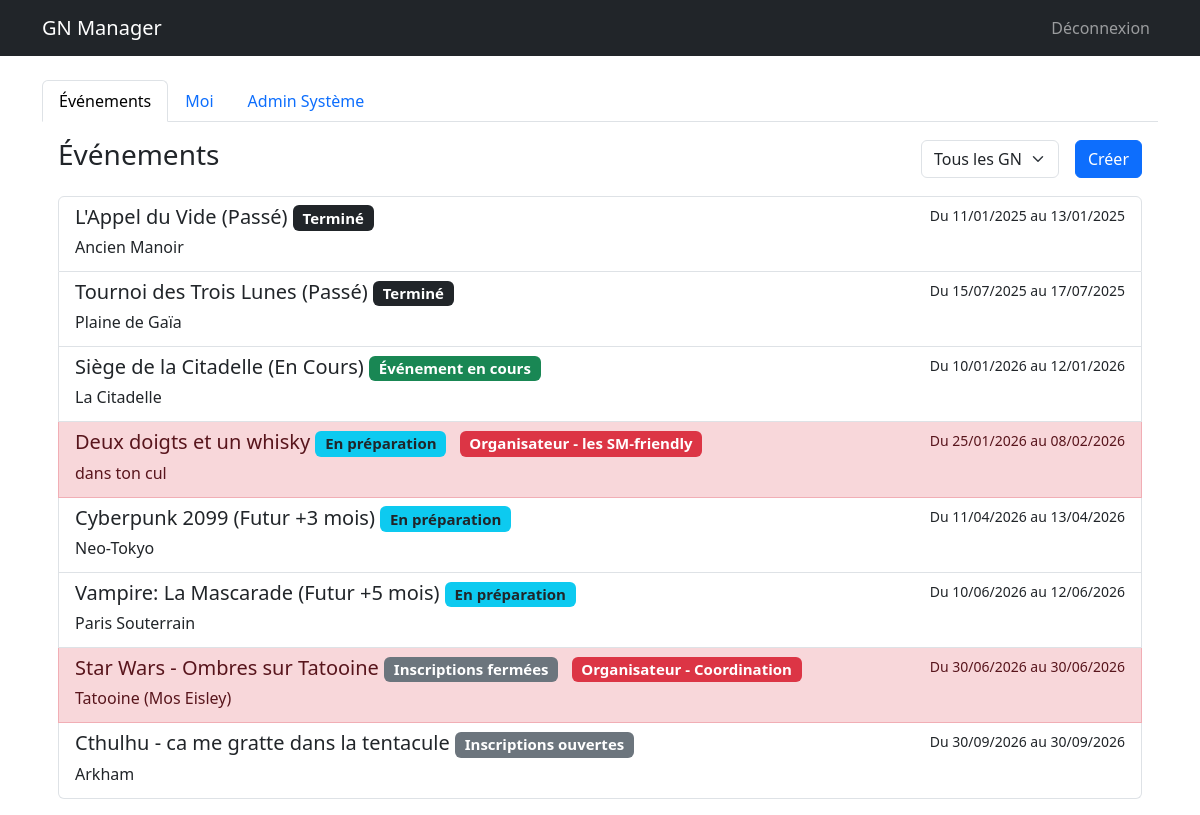
The page /dashboard (signed in) on the database its author committed.
### models.py (models this page shows)
class Event(db.Model):
    id = db.Column(db.Integer, primary_key=True)
    name = db.Column(db.String(100), nullable=False)
    description = db.Column(db.Text) # Added
    date_start = db.Column(db.DateTime, nullable=False)
    date_end = db.Column(db.DateTime, nullable=False)
    location = db.Column(db.String(200))
    background_image = db.Column(db.String(200))
    visibility = db.Column(db.String(20), default='public') # public, private
    organizer_structure = db.Column(db.String(100))
    external_link = db.Column(db.String(255)) # Added (Google Forms)
    statut = db.Column(db.String(50), default='En préparation') # Added 'statut' as per user correctness
    groups_config = db.Column(db.Text, default='{"PJ": ["Peu importe"], "PNJ": ["Peu importe"], "Organisateur": ["Peu importe"]}') # JSON stored as string

class Participant(db.Model):
    id = db.Column(db.Integer, primary_key=True)
    event_id = db.Column(db.Integer, db.ForeignKey('event.id'), nullable=False)
    user_id = db.Column(db.Integer, db.ForeignKey('user.id'), nullable=False)
    type = db.Column(db.String(50)) # Organisateur, PJ, PNJ
    group = db.Column(db.String(50))
    role_id = db.Column(db.Integer, db.ForeignKey('role.id', use_alter=True, name='fk_participant_role'), nullable=True)
    role_communicated = db.Column(db.Boolean, default=False)
    role_received = db.Column(db.Boolean, default=False) # Added
    registration_status = db.Column(db.String(50), default='À valider') # Added
    payment_method = db.Column(db.String(50))
    payment_amount = db.Column(db.Float, default=0.0)
    payment_comment = db.Column(db.Text) # Added separate comment for payment if needed, or use generic comment
    comment = db.Column(db.Text)
    custom_image = db.Column(db.String(200))
    user = db.relationship('User', backref='participations')
    event = db.relationship('Event', backref='participants')
    role = db.relationship('Role', foreign_keys=[role_id], backref='participants_with_role')

### routes.py (the view)
@main.route('/dashboard')
@login_required
def dashboard():
    users = []
    if current_user.is_admin:
        users = User.query.all()
    filter_type = request.args.get('filter', 'all')
    my_participations = Participant.query.filter_by(user_id=current_user.id).all()
    my_event_ids = [p.event_id for p in my_participations]
    my_roles = {p.event_id: p for p in my_participations} # Map event_id -> Participant object
    events = []
    now = datetime.now()
    if filter_type == 'mine':
        if my_event_ids:
            events = Event.query.filter(Event.id.in_(my_event_ids)).order_by(Event.date_start).all()
    elif filter_type == 'future':
        events = Event.query.filter(Event.date_start >= now).order_by(Event.date_start).all()
    elif filter_type == 'past':
        events = Event.query.filter(Event.date_end < now).order_by(Event.date_start.desc()).all()
    else:
        events = Event.query.order_by(Event.date_start).all()
    return render_template('dashboard.html', user=current_user, users=users, events=events, my_event_ids=my_event_ids, my_roles=my_roles, current_filter=filter_type)

### templates/dashboard.html (shortened to what this page needs)
{% extends "base.html" %}
{% block content %}
<ul class="nav nav-tabs" id="myTab" role="tablist">
    <li class="nav-item" role="presentation">
        <button class="nav-link active" id="events-tab" data-bs-toggle="tab" data-bs-target="#events" type="button"
            role="tab">Événements</button>
    </li>
    <li class="nav-item" role="presentation">
        <button class="nav-link" id="me-tab" data-bs-toggle="tab" data-bs-target="#me" type="button"
            role="tab">Moi</button>
    </li>
    {% if user.is_admin %}
    <li class="nav-item" role="presentation">
        <button class="nav-link" id="admin-tab" data-bs-toggle="tab" data-bs-target="#admin" type="button"
            role="tab">Admin Système</button>
    </li>
    {% endif %}
</ul>
<div class="tab-content" id="myTabContent">
    <div class="tab-pane fade show active p-3" id="events" role="tabpanel">
        <div class="d-flex justify-content-between align-items-center mb-3">
            <h3>Événements</h3>
            <div class="d-flex gap-2">
                <form action="/dashboard" method="GET" class="d-flex align-items-center">
                    <select name="filter" class="form-select me-2" onchange="this.form.submit()">
                        <option value="all" {% if current_filter=='all' %}selected{% endif %}>Tous les GN</option>
                    </select>
                </form>
                <a href="/event/create" class="btn btn-primary">Créer</a>
            </div>
        </div>
        <div class="list-group">
            {% for e in events %}
            {% set participation = my_roles.get(e.id) %}
            {% set row_class = "" %}
            {% set badge_class = "" %}
            {% set badge_text = "" %}
            {% if participation %}
            {% if participation.type == 'organisateur' or participation.type == 'Organisateur' %}
            {% set row_class = "list-group-item-danger" %}
            {% set badge_class = "bg-danger" %}
            {% set badge_text = "Organisateur" %}
            {% elif participation.type == 'PJ' %}
            {% set row_class = "list-group-item-success" %}
            {% set badge_class = "bg-success" %}
            {% set badge_text = "PJ" %}
            {% elif participation.type == 'PNJ' %}
            {% set row_class = "list-group-item-primary" %}
            {% set badge_class = "bg-primary" %}
            {% set badge_text = "PNJ" %}
            {% else %}
            {% set row_class = "list-group-item-success" %}
            {% set badge_class = "bg-success" %}
            {% set badge_text = participation.type %}
            {% endif %}
            {% endif %}
            {% set status_color = "bg-secondary" %}
            {% if e.statut == "Événement en cours" %}
            {% set status_color = "bg-success" %}
            {% elif e.statut == "Terminé" %}
            {% set status_color = "bg-dark" %}
            {% elif e.statut == "Annulé" %}
            {% set status_color = "bg-danger" %}
            {% elif e.statut == "En préparation" %}
            {% set status_color = "bg-info text-dark" %}
            {% endif %}
            <a href="/event/{{ e.id }}" class="list-group-item list-group-item-action {{ row_class }}">
                <div class="d-flex w-100 justify-content-between">
                    <h5 class="mb-1">
                        {{ e.name }}
                        <span class="badge {{ status_color }}">{{ e.statut }}</span>
                        {% if participation %}
                        <span class="badge {{ badge_class }} ms-2">{{ badge_text }}
                            {% if participation.group and participation.group != 'Peu importe' %}
                            - {{ participation.group }}
                            {% endif %}
                        </span>
                        {% endif %}
                    </h5>
                    <small>Du {{ e.date_start.strftime('%d/%m/%Y') }} au {{ e.date_end.strftime('%d/%m/%Y') }}</small>
                </div>
                <p class="mb-1">{{ e.location }}</p>
            </a>
            {% else %}
            <p class="text-muted text-center mt-4">Aucun événement trouvé pour ce filtre.</p>
            {% endfor %}
        </div>
    </div>
</div>
{% endblock %}

### templates/base.html (shortened to what this page needs)
<!DOCTYPE html>
<html lang="fr">
<head>
    <link href="https://cdn.jsdelivr.net/npm/bootstrap@5.3.0/dist/css/bootstrap.min.css" rel="stylesheet">
</head>
<body>
    <nav class="navbar navbar-expand-lg navbar-dark bg-dark">
        <div class="container">
            <a class="navbar-brand" href="/">GN Manager</a>
            {% if current_user.is_authenticated %}
            <div class="navbar-nav ms-auto">
                <a class="nav-link" href="/logout">Déconnexion</a>
            </div>
            {% endif %}
        </div>
    </nav>
    <div class="container mt-4">
        {% block content %}{% endblock %}
    </div>
</body>
</html>

### rows shown on the page
Event: name "L'Appel du Vide (Passé)", statut "Terminé", date_start "11/01/2025", date_end "13/01/2025", location "Ancien Manoir"
Event: name "Tournoi des Trois Lunes (Passé)", statut "Terminé", date_start "15/07/2025", date_end "17/07/2025", location "Plaine de Gaïa"
Event: name "Siège de la Citadelle (En Cours)", statut "Événement en cours", date_start "10/01/2026", date_end "12/01/2026", location "La Citadelle"
Event: name "Deux doigts et un whisky", statut "En préparation", badge_text "Organisateur", date_start "25/01/2026", date_end "08/02/2026", location "dans ton cul"
Participant: group "les SM-friendly"
Event: name "Cyberpunk 2099 (Futur +3 mois)", statut "En préparation", date_start "11/04/2026", date_end "13/04/2026", location "Neo-Tokyo"
Event: name "Vampire: La Mascarade (Futur +5 mois)", statut "En préparation", date_start "10/06/2026", date_end "12/06/2026", location "Paris Souterrain"
Event: name "Star Wars - Ombres sur Tatooine", statut "Inscriptions fermées", badge_text "Organisateur", date_start "30/06/2026", date_end "30/06/2026", location "Tatooine (Mos Eisley)"
Participant: group "Coordination"
Event: name "Cthulhu - ca me gratte dans la tentacule", statut "Inscriptions ouvertes", date_start "30/09/2026", date_end "30/09/2026", location "Arkham"
